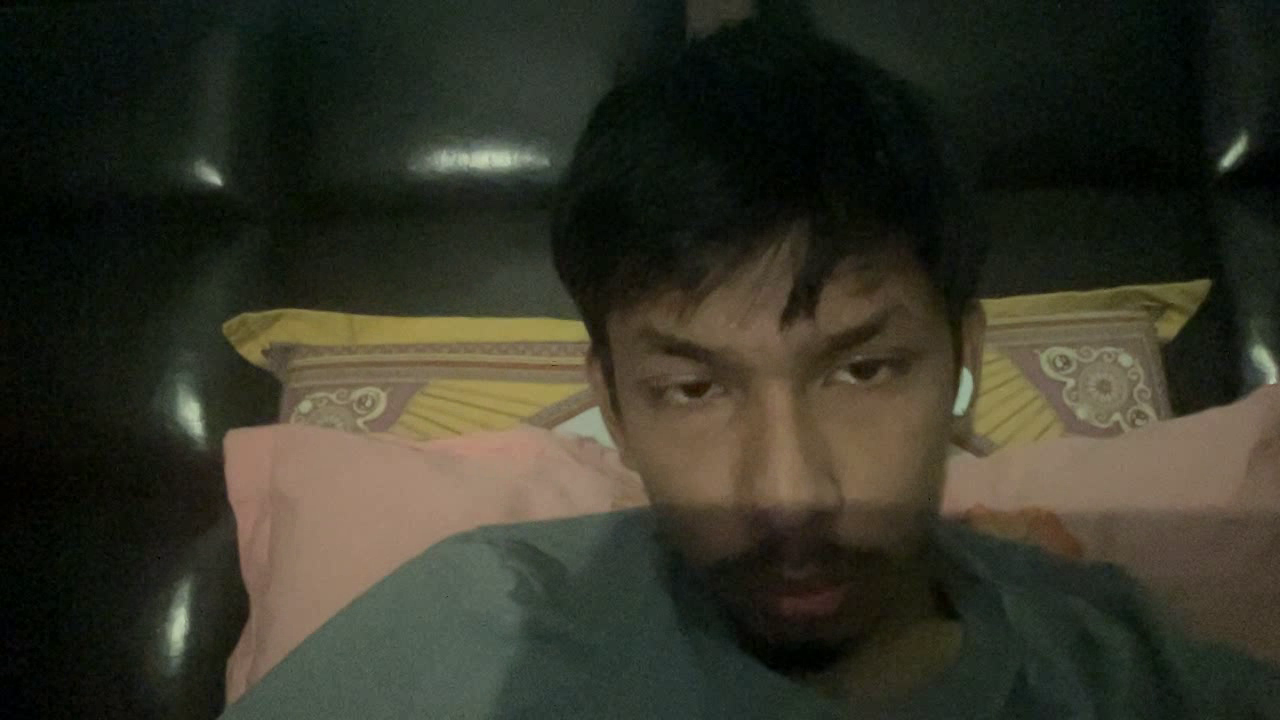
#> input picture frame 8 of stream.mp4, 1280 x 720 px, given in place of walking.mp4, which was not available
$ python camera.py
#> lines starting #> are read from the running program, lines starting #| are printed output that depends on the picture; after the words box and inside, x2 and y2 are one past the last pixel; in counts of white or black regions, pixels touching at a corner belong together
import cv2

"""
img = cv2.imread("assets/random.png", cv2.IMREAD_COLOR)

if img is not None:
    print(img.shape)
    # [6 lines of commented-out code are left out]
    cv2.imshow("image", img)  # type: ignore
    cv2.waitKey(0)
    cv2.destroyAllWindows()
    gray_img = cv2.cvtColor(img, cv2.COLOR_BGR2GRAY)
    cv2.imwrite("assets/gray.png", gray_img)
else:
    print("image not found")
"""

# detecting camera


def main():
    stream = cv2.VideoCapture("assets/walking.mp4")

    if not stream.isOpened():
        print("no camera detected")
        exit()

    fps = stream.get(cv2.CAP_PROP_FPS)
    width = int(stream.get(3))
    height = int(stream.get(4))

    fourcc = cv2.VideoWriter.fourcc("m", "p", "4", "v")
    output = cv2.VideoWriter("stream.mp4", fourcc, fps, (width, height))

    while True:
        ret, frame1 = stream.read()
#> frame1 is the input picture: shape (720, 1280, 3); mean B, G, R 39.5, 52, 52.3
        ret, frame2 = stream.read()
        if not ret:
            print("failed to grab frame")
            break
        frame1 = cv2.flip(frame1, 1)
        frame2 = cv2.flip(frame2, 1)
        """
        frame = cv2.cvtColor(frame, cv2.COLOR_BGR2GRAY)
        blur = cv2.GaussianBlur(frame, (5, 5), 0)
        frame2 = cv2.cvtColor(frame2, cv2.COLOR_BGR2GRAY)
        blur2 = cv2.GaussianBlur(frame2, (5, 5), 0)
        """

        diff = cv2.absdiff(frame1, frame2)  # finding absolute difference between two
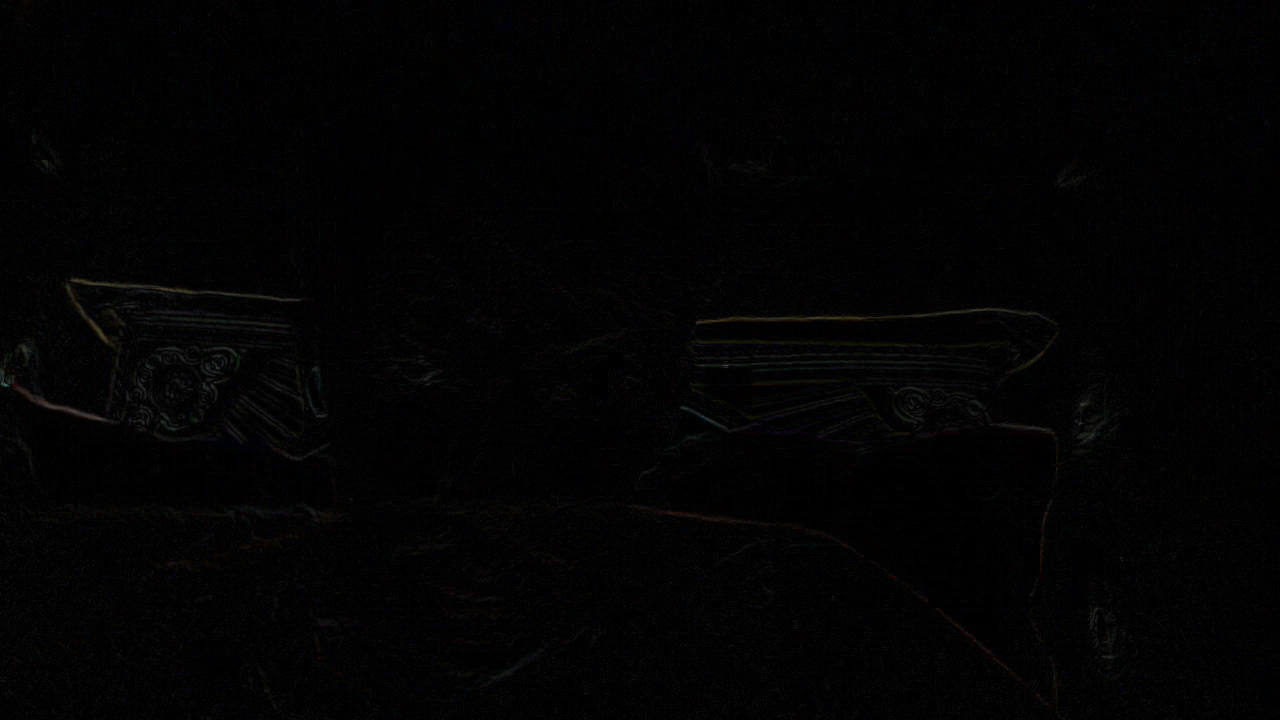
#> diff: shape (720, 1280, 3); mean B, G, R 2.7, 2.5, 2.6
        gray = cv2.cvtColor(diff, cv2.COLOR_BGR2GRAY)
        # grey scale mode for better performance
        # easier to find the contours in greyscale mode compared to color mode

        blur = cv2.GaussianBlur(gray, (5, 5), 0)
        # kernel size is 5,5 and sigma is 0, which means that the kernel size is calculated based on the sigma value
        _, thresh = cv2.threshold(blur, 20, 255, cv2.THRESH_BINARY)
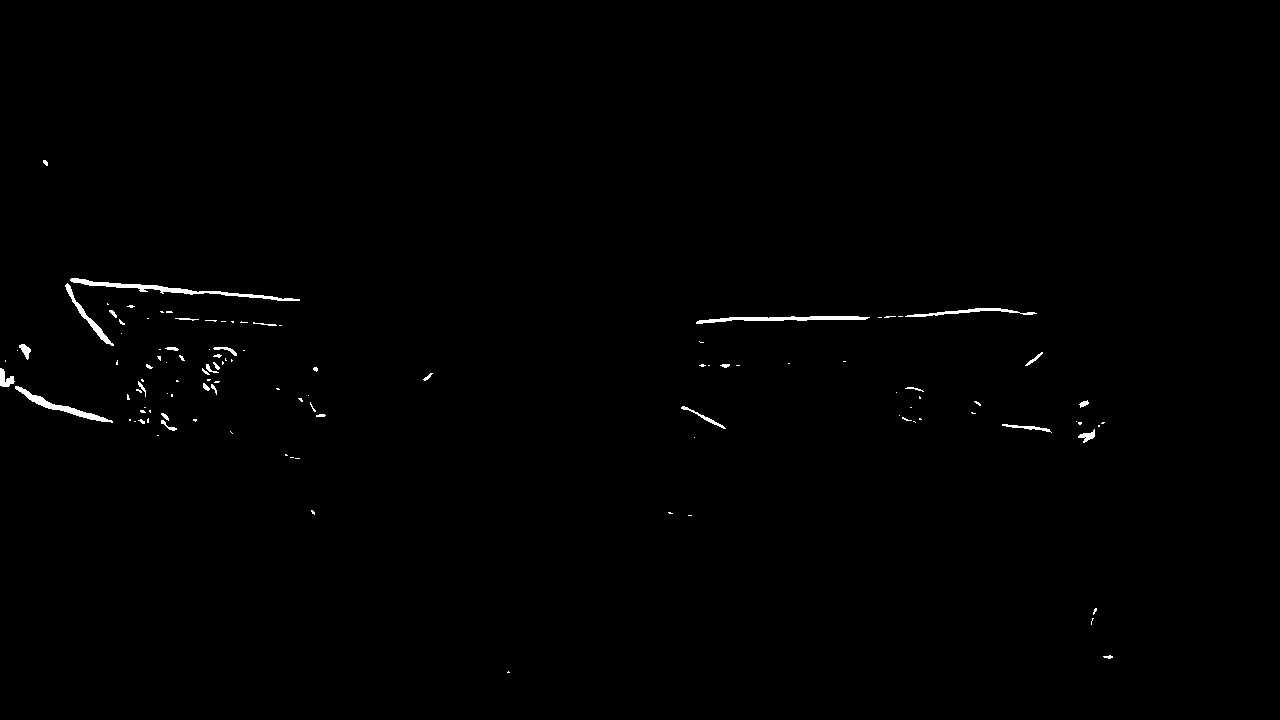
#> thresh: shape (720, 1280); 0.52% white; 112 white regions (79 under 20 px), largest, box (x1, y1, x2, y2) and area: (70, 278, 300, 301) 892, (696, 316, 870, 324) 636, (15, 386, 113, 423) 586
        # thresholding is used to convert the image into binary image, which means that the pixel values are either 0 or 255
        dilated = cv2.dilate(thresh, None, iterations=3)
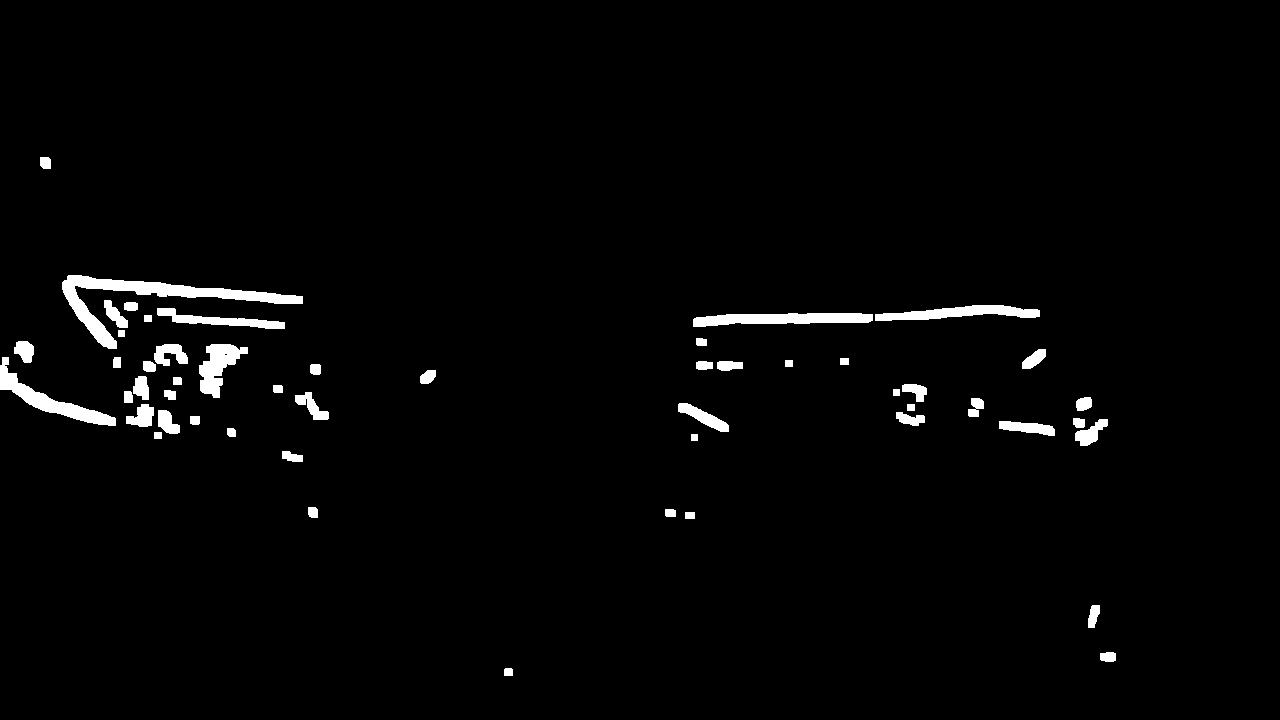
#> dilated: shape (720, 1280); 2.1% white; 52 white regions
        # dilating is used to increase the size of the object in the image, which means that the pixel values are either 0 or 255
        contours, _ = cv2.findContours(
            dilated, cv2.RETR_EXTERNAL, cv2.CHAIN_APPROX_SIMPLE
        )
#> contours = 52 contours; largest, box (x1, y1, x2, y2) and area: (62, 275, 303, 349) 3234, (0, 357, 116, 426) 1656, (693, 313, 873, 327) 1596, (875, 305, 1040, 321) 1303, (199, 344, 248, 398) 1230
        # countours are the boundaries of the objects in the image, and they are used to detect the movement of the objects in the image

        for contour in contours:
            # loop through all the contours and find the bounding rectangle for each contour, and then draw the rectangle on the frame1
            x, y, width, height = cv2.boundingRect(contour)

            if cv2.contourArea(contour) < 900:
                # if the area of the contour is less than 700, then it is considered as noise and ignored
                continue
            cv2.rectangle(frame1, (x, y), (x + width, y + height), (0, 255, 0), 2)
            cv2.putText(
                frame1,
                "Status: {}".format("Movement"),
                (10, 20),
                cv2.FONT_HERSHEY_SIMPLEX,
                1,
                (0, 0, 255),
                3,
            )
#> this loop made 52 passes
#> (x, y, width, height) on passes 1, 2, 3, 5, 6, 7, 10, 11, 12, 13, 14, 15: (504, 668, 9, 8), (1100, 652, 16, 10), (1088, 605, 12, 23), (665, 509, 11, 8), (308, 507, 10, 11), (282, 451, 21, 11), (227, 428, 9, 9), (999, 421, 56, 15), (1075, 419, 33, 27), (1073, 418, 12, 10), (190, 416, 10, 9), (896, 412, 29, 14)
#> (contour, x, y, width, height) on passes 4, 8, 9, 17, 25, 35: ([[685, 512], [685, 518], [694, 518], [694, 512]], 685, 512, 10, 7), ([[691, 434], [691, 440], [697, 440], [697, 434]], 691, 434, 7, 7), ([[154, 432], [154, 438], [161, 438], [161, 432]], 154, 432, 8, 7), ([[907, 404], [907, 410], [914, 410], [914, 404]], 907, 404, 8, 7), ([[893, 389], [893, 395], [899, 395], [899, 389]], 893, 389, 7, 7), ([[785, 360], [785, 366], [792, 366], [792, 360]], 785, 360, 8, 7)
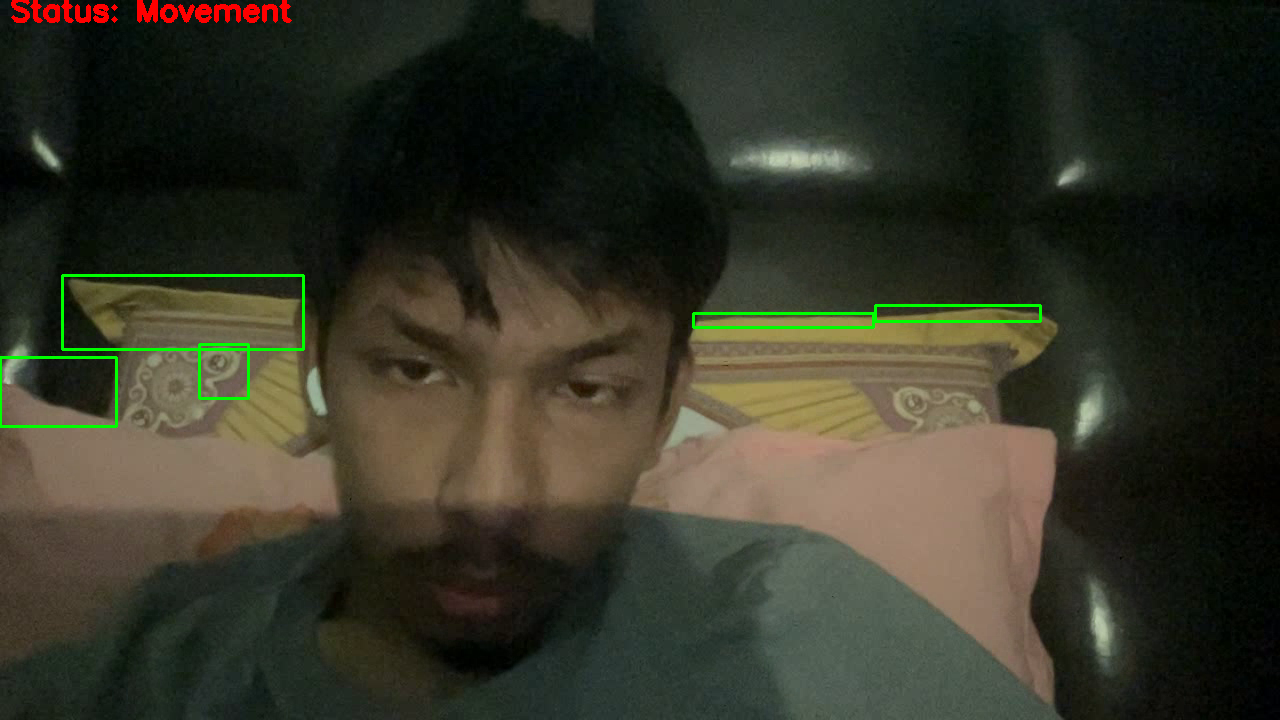
#> frame1: shape (720, 1280, 3); mean B, G, R 39.1, 53, 52.6
        # cv2.drawContours(frame1, contours, -1, (0, 255, 0), 2)

        output.write(frame1)
        cv2.imshow("webcam box", frame1)

        if cv2.waitKey(1) == ord("q"):
#> (key q is pressed here)
            break
    output.release()
    stream.release()
    cv2.destroyAllWindows()


if __name__ == "__main__":
    main()
# test

$ run again, starting later in the video
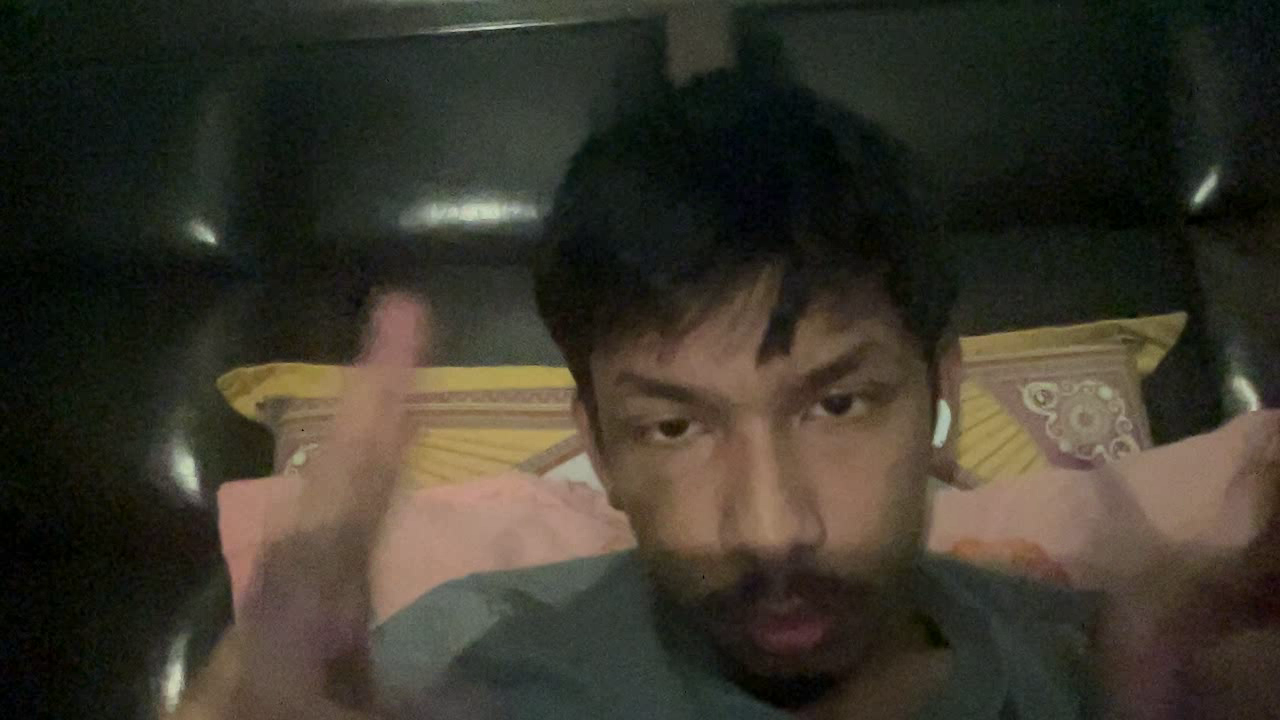
#> input picture frame 38 of stream.mp4, 1280 x 720 px, given in place of walking.mp4, which was not available
#> in main, frame1 is the input picture: shape (720, 1280, 3); mean B, G, R 43, 53.9, 58
#> in main, `_, thresh = cv2.threshold(blur, 20, 255, cv2.THRESH_BINARY)`:
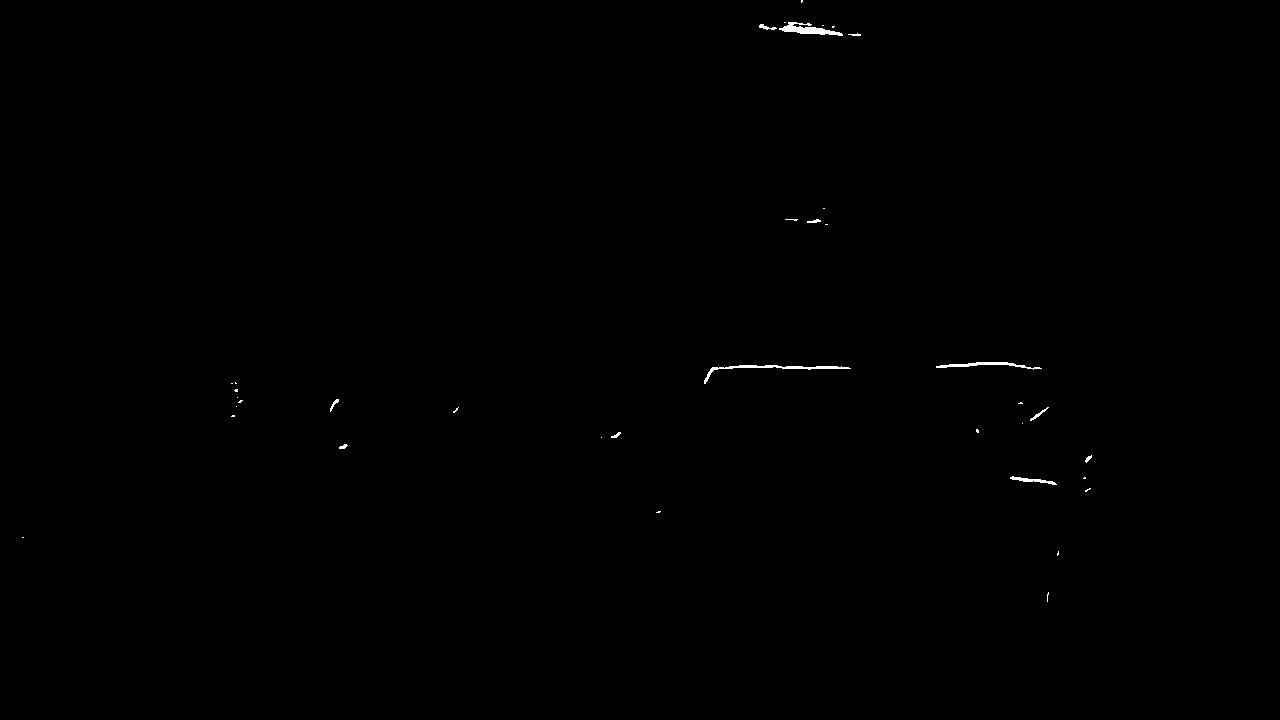
#> thresh: shape (720, 1280); 0.18% white; 37 white regions (25 under 20 px), largest, box (x1, y1, x2, y2) and area: (704, 365, 851, 384) 404, (779, 22, 843, 36) 397, (936, 362, 1042, 370) 285
#> dilated: shape (720, 1280); 0.77% white; 26 white regions
#> contours = 26 contours; largest, box (x1, y1, x2, y2) and area: (701, 362, 854, 387) 1306, (756, 19, 864, 39) 1258, (933, 359, 1045, 373) 908, (1007, 473, 1060, 488) 458, (228, 379, 246, 410) 275
#> the loop in main, `for contour in contours:` made 26 passes
#> (x, y, width, height) on passes 1, 2, 4, 5, 6, 7, 8, 9: (1044, 589, 8, 16), (1054, 548, 8, 11), (653, 508, 11, 8), (1082, 485, 12, 10), (1080, 474, 9, 8), (1007, 473, 53, 15), (1082, 452, 13, 14), (336, 441, 15, 11)
#> after the loop in main, `for contour in contours:`:
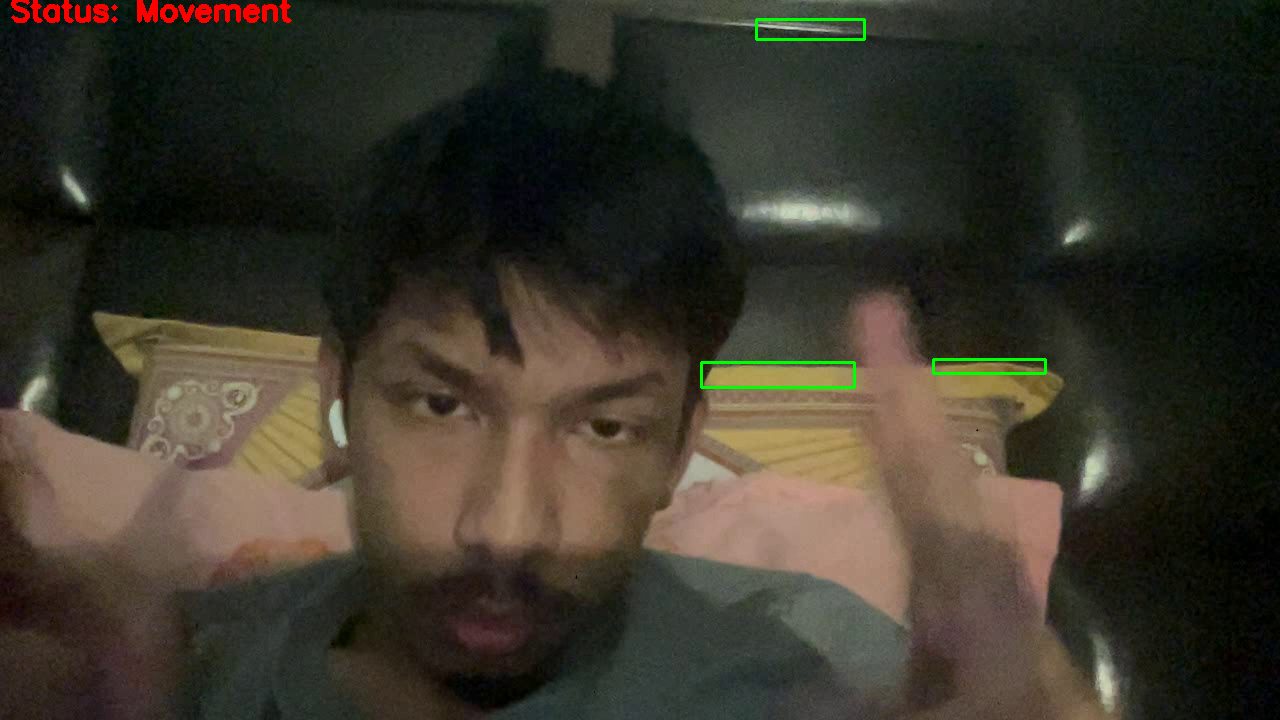
#> frame1: shape (720, 1280, 3); mean B, G, R 42.8, 54.3, 58.5
